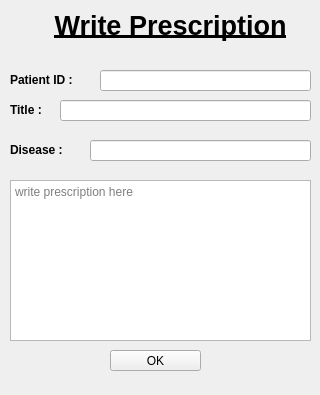
<?xml version="1.0" encoding="UTF-8"?>
<ui version="4.0">
 <class>writePrescription</class>
 <widget class="QWidget" name="writePrescription">
  <property name="windowModality">
   <enum>Qt::ApplicationModal</enum>
  </property>
  <property name="geometry">
   <rect>
    <x>0</x>
    <y>0</y>
    <width>320</width>
    <height>395</height>
   </rect>
  </property>
  <property name="windowTitle">
   <string>Form</string>
  </property>
  <widget class="QLabel" name="writePrescriptionLabel">
   <property name="geometry">
    <rect>
     <x>40</x>
     <y>0</y>
     <width>261</width>
     <height>51</height>
    </rect>
   </property>
   <property name="text">
    <string>&lt;html&gt;&lt;head/&gt;&lt;body&gt;&lt;p align=&quot;center&quot;&gt;&lt;span style=&quot; font-size:20pt; font-weight:600; text-decoration: underline;&quot;&gt;Write Prescription&lt;/span&gt;&lt;/p&gt;&lt;/body&gt;&lt;/html&gt;</string>
   </property>
  </widget>
  <widget class="QTextEdit" name="prescriptionBox">
   <property name="geometry">
    <rect>
     <x>10</x>
     <y>180</y>
     <width>301</width>
     <height>161</height>
    </rect>
   </property>
   <property name="html">
    <string>&lt;!DOCTYPE HTML PUBLIC &quot;-//W3C//DTD HTML 4.0//EN&quot; &quot;http://www.w3.org/TR/REC-html40/strict.dtd&quot;&gt;
&lt;html&gt;&lt;head&gt;&lt;meta name=&quot;qrichtext&quot; content=&quot;1&quot; /&gt;&lt;style type=&quot;text/css&quot;&gt;
p, li { white-space: pre-wrap; }
&lt;/style&gt;&lt;/head&gt;&lt;body style=&quot; font-family:'Ubuntu'; font-size:11pt; font-weight:400; font-style:normal;&quot;&gt;
&lt;p style=&quot;-qt-paragraph-type:empty; margin-top:0px; margin-bottom:0px; margin-left:0px; margin-right:0px; -qt-block-indent:0; text-indent:0px;&quot;&gt;&lt;br /&gt;&lt;/p&gt;&lt;/body&gt;&lt;/html&gt;</string>
   </property>
   <property name="placeholderText">
    <string>write prescription here</string>
   </property>
  </widget>
  <widget class="QPushButton" name="okButton">
   <property name="geometry">
    <rect>
     <x>110</x>
     <y>350</y>
     <width>91</width>
     <height>21</height>
    </rect>
   </property>
   <property name="text">
    <string>OK</string>
   </property>
  </widget>
  <widget class="QLineEdit" name="patientID">
   <property name="geometry">
    <rect>
     <x>100</x>
     <y>70</y>
     <width>211</width>
     <height>21</height>
    </rect>
   </property>
   <property name="text">
    <string/>
   </property>
  </widget>
  <widget class="QLabel" name="patientIDLabel">
   <property name="geometry">
    <rect>
     <x>10</x>
     <y>70</y>
     <width>81</width>
     <height>21</height>
    </rect>
   </property>
   <property name="text">
    <string>&lt;html&gt;&lt;head/&gt;&lt;body&gt;&lt;p&gt;&lt;span style=&quot; font-weight:600;&quot;&gt;Patient ID :&lt;/span&gt;&lt;/p&gt;&lt;/body&gt;&lt;/html&gt;</string>
   </property>
  </widget>
  <widget class="QLineEdit" name="title">
   <property name="geometry">
    <rect>
     <x>60</x>
     <y>100</y>
     <width>251</width>
     <height>21</height>
    </rect>
   </property>
   <property name="text">
    <string/>
   </property>
  </widget>
  <widget class="QLabel" name="titleLabel">
   <property name="geometry">
    <rect>
     <x>10</x>
     <y>100</y>
     <width>61</width>
     <height>21</height>
    </rect>
   </property>
   <property name="text">
    <string>&lt;html&gt;&lt;head/&gt;&lt;body&gt;&lt;p&gt;&lt;span style=&quot; font-weight:600;&quot;&gt;Title :&lt;/span&gt;&lt;/p&gt;&lt;/body&gt;&lt;/html&gt;</string>
   </property>
  </widget>
  <widget class="QLineEdit" name="disease">
   <property name="geometry">
    <rect>
     <x>90</x>
     <y>140</y>
     <width>221</width>
     <height>21</height>
    </rect>
   </property>
   <property name="text">
    <string/>
   </property>
  </widget>
  <widget class="QLabel" name="diseaseLabel">
   <property name="geometry">
    <rect>
     <x>10</x>
     <y>140</y>
     <width>71</width>
     <height>21</height>
    </rect>
   </property>
   <property name="text">
    <string>&lt;html&gt;&lt;head/&gt;&lt;body&gt;&lt;p&gt;&lt;span style=&quot; font-weight:600;&quot;&gt;Disease : &lt;/span&gt;&lt;/p&gt;&lt;/body&gt;&lt;/html&gt;</string>
   </property>
  </widget>
 </widget>
 <resources/>
 <connections/>
</ui>
